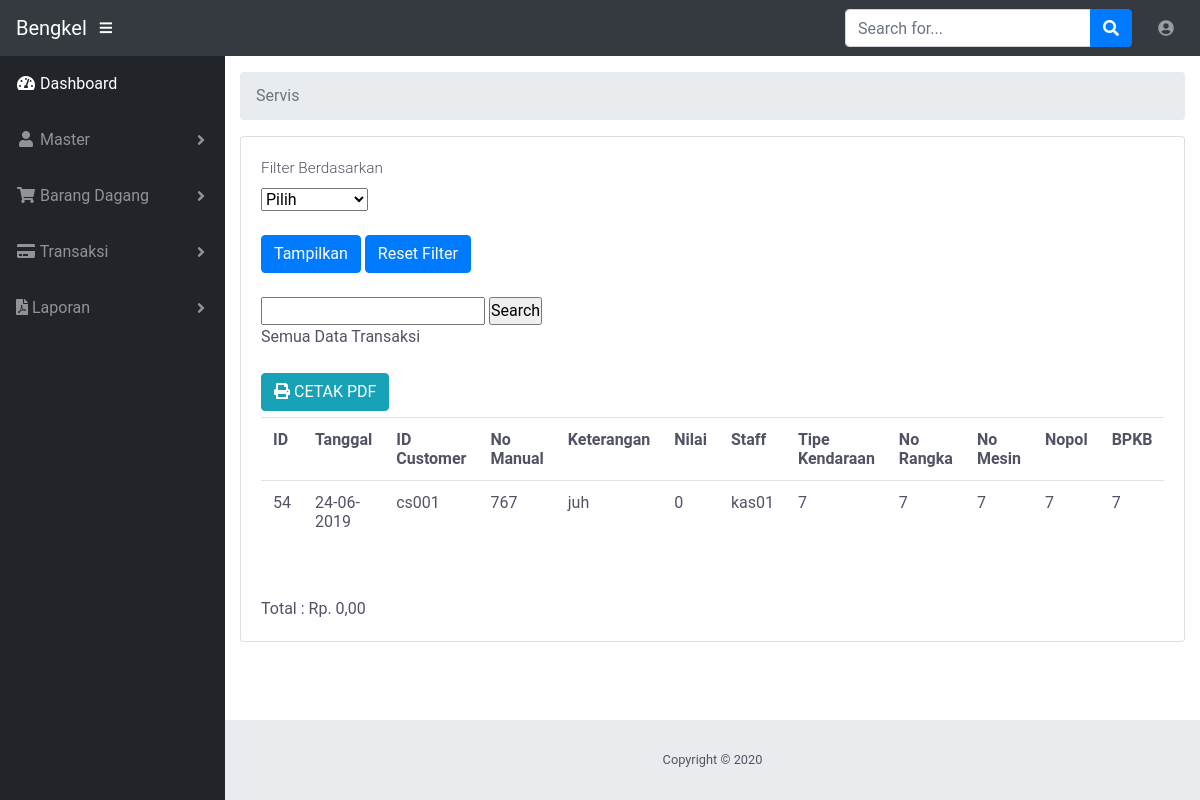
Screenshot of /index.php/servis with the database file from the repository.
### tables this page shows
CREATE TABLE `penjualan` (
  `id` varchar(10) NOT NULL,
  `tanggal` datetime NOT NULL,
  `idcust` varchar(10) NOT NULL,
  `nomanual` varchar(10) NOT NULL,
  `keterangan` varchar(225) NOT NULL,
  `nilai` int(11) NOT NULL,
  `staff` varchar(10) NOT NULL,
  `tipekendaraan` varchar(20) NOT NULL,
  `norangka` varchar(25) NOT NULL,
  `nomesin` varchar(25) NOT NULL,
  `nopol` varchar(10) NOT NULL,
  `bpkb` varchar(25) NOT NULL,
  `stnk` varchar(25) NOT NULL,
  `keluhan` varchar(255) NOT NULL,
  `jenis` varchar(10) NOT NULL
);

### application/controllers/Servis.php (called while the page is built, shortened)
<?php if ( ! defined('BASEPATH')) exit('No direct script access allowed');
class Servis extends CI_Controller {
	public function __construct(){
		$this->load->model('ModelServis');
        $this->load->view('templates/footer');
        $this->load->model('m_kat');
	}
	public function index(){
        if(isset($_GET['filter']) && ! empty($_GET['filter'])){
            $filter = $_GET['filter'];
            if($filter == '1'){
                $tgl = $_GET['tanggal'];
                $ket = 'Data Transaksi Tanggal '.date('d-m-y', strtotime($tgl));
                $url_cetak = 'servis/cetak?filter=1&tanggal='.$tgl;
                $transaksi = $this->ModelServis->view_by_date($tgl);
            }else if($filter == '2'){
                $bulan = $_GET['bulan'];
                $tahun = $_GET['tahun'];
                $nama_bulan = array('', 'Januari','Februari','Maret','April','Mei','Juni','Juli','Agustus','September','Oktober','November','Desember');
                $ket = 'Data Transaksi Bulan '.$nama_bulan[$bulan].' '.$tahun;
                $url_cetak = 'servis/cetak?filter=2&bulan='.$bulan.'&tahun='.$tahun;
                $transaksi = $this->ModelServis->view_by_month($bulan, $tahun);
            }else{
                $tahun = $_GET['tahun'];
                $ket = 'Data Transaksi Tahun '.$tahun;
                $url_cetak = 'servis/cetak?filter=3&tahun='.$tahun;
                $transaksi = $this->ModelServis->view_by_year($tahun);
            }
        }else{
            $ket = 'Semua Data Transaksi';
            $url_cetak = 'servis/cetak';
            $transaksi = $this->ModelServis->view_all();
        }
		$data['ket'] = $ket;
		$data['url_cetak'] = base_url($url_cetak);
		$data['transaksi'] = $transaksi;
        $data['option_tahun'] = $this->ModelServis->option_tahun();
        $data['kategori'] = $this->m_kat->view();
		$this->load->view('servis', $data);
	}
}

### index.php (called while the page is built, shortened)
<?php
require_once BASEPATH.'core/CodeIgniter.php';

### application/models/ModelServis.php (called while the page is built, shortened)
<?php if ( ! defined('BASEPATH')) exit('No direct script access allowed');
class ModelServis extends CI_Model {
  public function view_all(){
    return $this->db->query("SELECT * FROM penjualan WHERE jenis='servis' ")->result();
  }
    public function option_tahun(){
        $this->db->select('YEAR(tanggal) AS tahun');
        $this->db->from('pembelian');
        $this->db->order_by('YEAR(tanggal)');
        $this->db->group_by('YEAR(tanggal)');
        return $this->db->get()->result();
    }
}

### application/views/servis.php (the view, shortened to what this page needs)
    <link rel="stylesheet" href="<?php echo base_url('assets/jquery-ui/jquery-ui.min.css'); ?>" />
<body id="page-top">
    <div id="wrapper">
        <div id="content-wrapper">
            <div class="container-fluid">
            <div class="card mb-3">
                <div class="card-body">
                     <div class="table-responsive">
    <form method="get" action="">
        <label>Filter Berdasarkan</label><br>
        <select name="filter" id="filter">
            <option value="">Pilih</option>
        </select>
        <br /><br />
        <button class="btn btn-primary" type="submit">Tampilkan</button>
        <a class="btn btn-primary" href="<?php echo base_url("servis"); ?>">Reset Filter</a>
    </form>
    <br/>
    <form action="<?php echo site_url('servis/search');?>" method = "post">
        <input type="text" name = "search" />
        <input type="submit" value = "Search" />
    </form>
    <b><?php echo $ket; ?></b><br /><br />
     <a class="btn btn-info" href="<?php echo $url_cetak; ?>"><i class="fas fa-print"></i> CETAK PDF</a><br />
    <table class="table table-hover" id="dataTable" width="50%" cellspacing="0">
    <tr>
        <th>ID</th>
        <th>Tanggal</th>
        <th>ID Customer</th>
        <th>No Manual</th>
        <th>Keterangan</th>
        <th>Nilai</th>
        <th>Staff</th>
        <th>Tipe Kendaraan</th>
        <th>No Rangka</th>
        <th>No Mesin</th>
        <th>Nopol</th>
        <th>BPKB</th>
    </tr>
     <?php
    if( ! empty($transaksi)){
        foreach($transaksi as $data){
            $tgl = date('d-m-Y', strtotime($data->tanggal));
            echo "<tr>";
            echo "<td>".$data->id."</td>";
            echo "<td>".$tgl."</td>";
            echo "<td>".$data->idcust."</td>";
            echo "<td>".$data->nomanual."</td>";
            echo "<td>".$data->keterangan."</td>";
            echo "<td>".$data->nilai."</td>";
            echo "<td>".$data->staff."</td>";
            echo "<td>".$data->tipekendaraan."</td>";
            echo "<td>".$data->norangka."</td>";
            echo "<td>".$data->nomesin."</td>";
            echo "<td>".$data->nopol."</td>";
            echo "<td>".$data->bpkb."</td>";
            echo "</tr>";
        }
    }
    ?>
    </table>
        <?php
                $total=0;
                foreach ($transaksi as $key):?>
                    <td><?php $total+= $key->nilai ?></td>
                <?php endforeach ?>
        <br><br>
        Total : Rp. <?php echo number_format($total,2,",","."); ?>
    </div>
                    </div>
                </div>
            </div>
            </div>
    </div>
</body>

### assets/css/dolands-ux.css (style rules this page uses)
html,body { background: #FFFFFF; color: #515365; font-family: 'Roboto','Helvetica','Calibri'; overflow-x: hidden; height: 100%; width: 100%; -webkit-transition: all 0.4s ease-in-out; -moz-transition: all 0.4s ease-in-out; -ms-transition: all 0.4s ease-in-out; -o-transition: all 0.4s ease-in-out; transition: all 0.4s ease-in-out; }
* { box-sizing: border-box; margin: 0; padding: 0; }
label { font-size: 0.960rem; }
label,p { font-weight: 300; }
b { font-weight: 400; }
a { color: #008AEF; text-decoration: none; }

### rows the page displays
penjualan: id "54", tanggal "24-06-2019", idcust "cs001", nomanual "767", keterangan "juh", nilai "0", staff "kas01", tipekendaraan "7", norangka "7", nomesin "7", nopol "7", bpkb "7"

### other values shown
$segment "Servis"
$ket "Semua Data Transaksi"
$total "0,00"
Date('Y') "2020"
